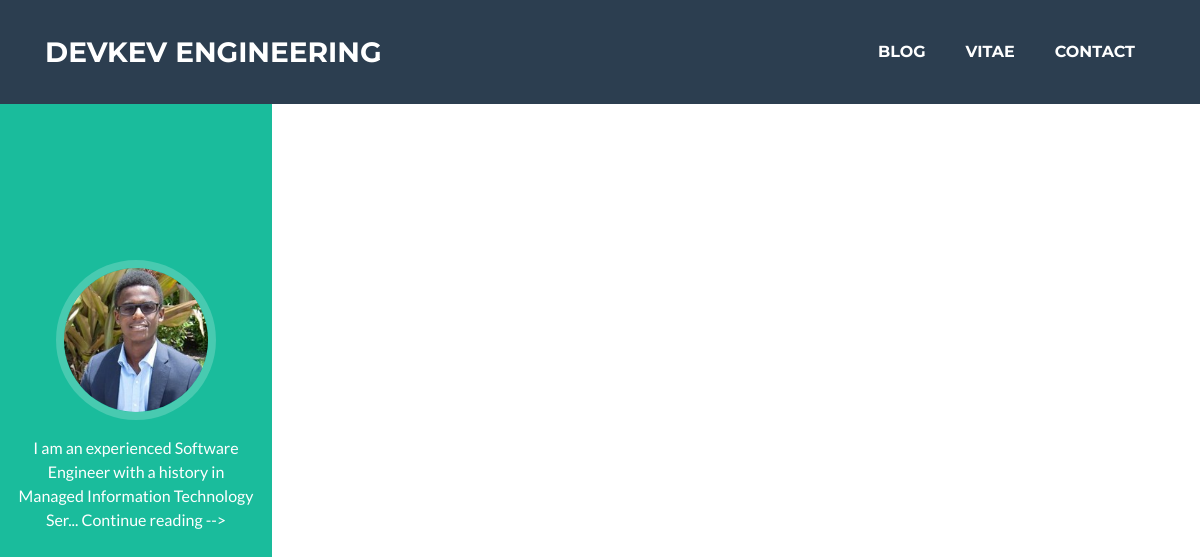
The app's page /blog/summary, older data.
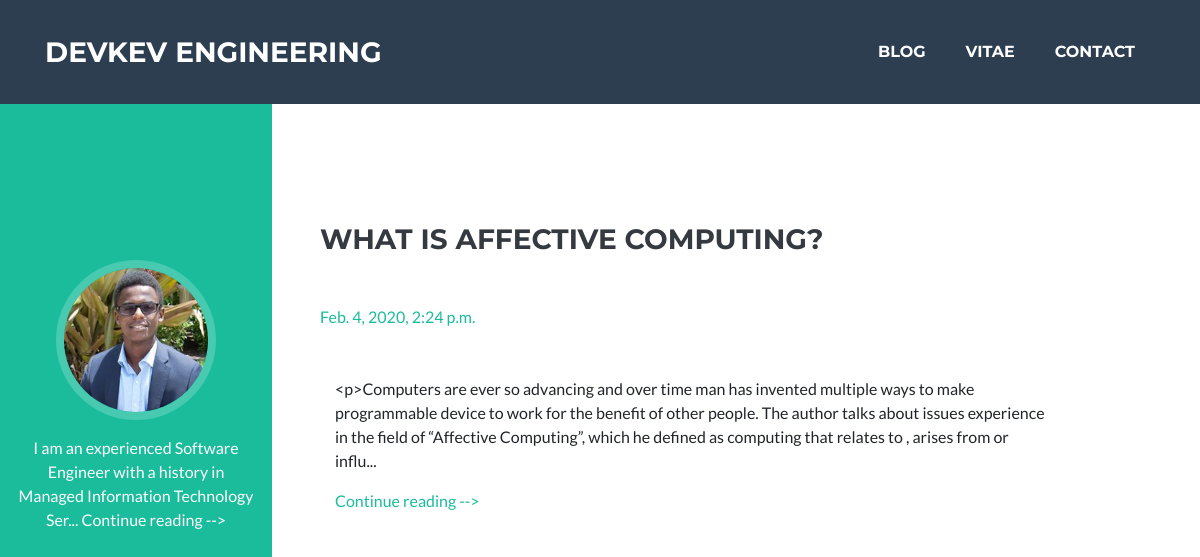
The same page, newer data.
### blog/models.py (models this page shows, shortened)
class BlogTittle(models.Model):
    date = models.DateTimeField('date published')
    topic = models.CharField(max_length=100)
    post = models.TextField(blank=True, null=True)
    class Meta:
        managed = True
        app_label = 'blog'
        verbose_name = 'Blog Title'
    def short_post(self):
        return f'{self.post[:300]}...'

### blog/views.py (the view)
# urls.py: path('summary', views.blog_summary, name='summary'),
def blog_summary(request):
    return render(
        request=request,
        template_name='blog/summary.html',
        context={
            'title': 'Blog',
            'profile': Profile.objects.first(),
            'blogs': BlogTittle.objects.all(),
        }
    )

### resume/models.py (called while the page is built)
    def short_bio(self):
        return f'{self.bio[:90]}...'

### templates/blog/summary.html
{% extends 'resume/base.html' %}
{% load static %}
{% block nav %}
    <p style="color: white">
        {{ profile.short_bio }}
        <a class="underline" style="color: white" href={% url 'resume:portfolio' %}>Continue reading --></a>
    </p>
{% endblock %}
{% block content %}
    {% for blog in blogs %}
        <section class="resume-section p-3 p-lg-5 d-flex align-items-center" id="blog{{ blog.id }}">
            <div class="mb-5 w-100">
                <h3 class="mb-5">{{ blog.topic }}</h3>
                <span class="text-primary">{{ blog.date }}</span>
                <div class="container text-left">
                    <p class="lead mb-5">
                        {{ blog.short_post | linebreaks }}
                        <a href={% url 'blog:blog_detail' blog.topic %}>Continue reading --></a>
                    </p>
                </div>
            </div>
        </section>
    {% endfor %}
{% endblock %}

Row changes from the older to the newer data that the page shows:
added BlogTittle: topic "WHAT IS AFFECTIVE COMPUTING?", date "Feb. 4, 2020, 2:24 p.m.", short_post "<p>Computers are ever so advancing and over time man has invented multiple ways to make programmable device to work for the benefit of other people. The author talks about issues experience in the field of “Affective Computing”, which he defined as computing that relates to , arises from or influ..."
